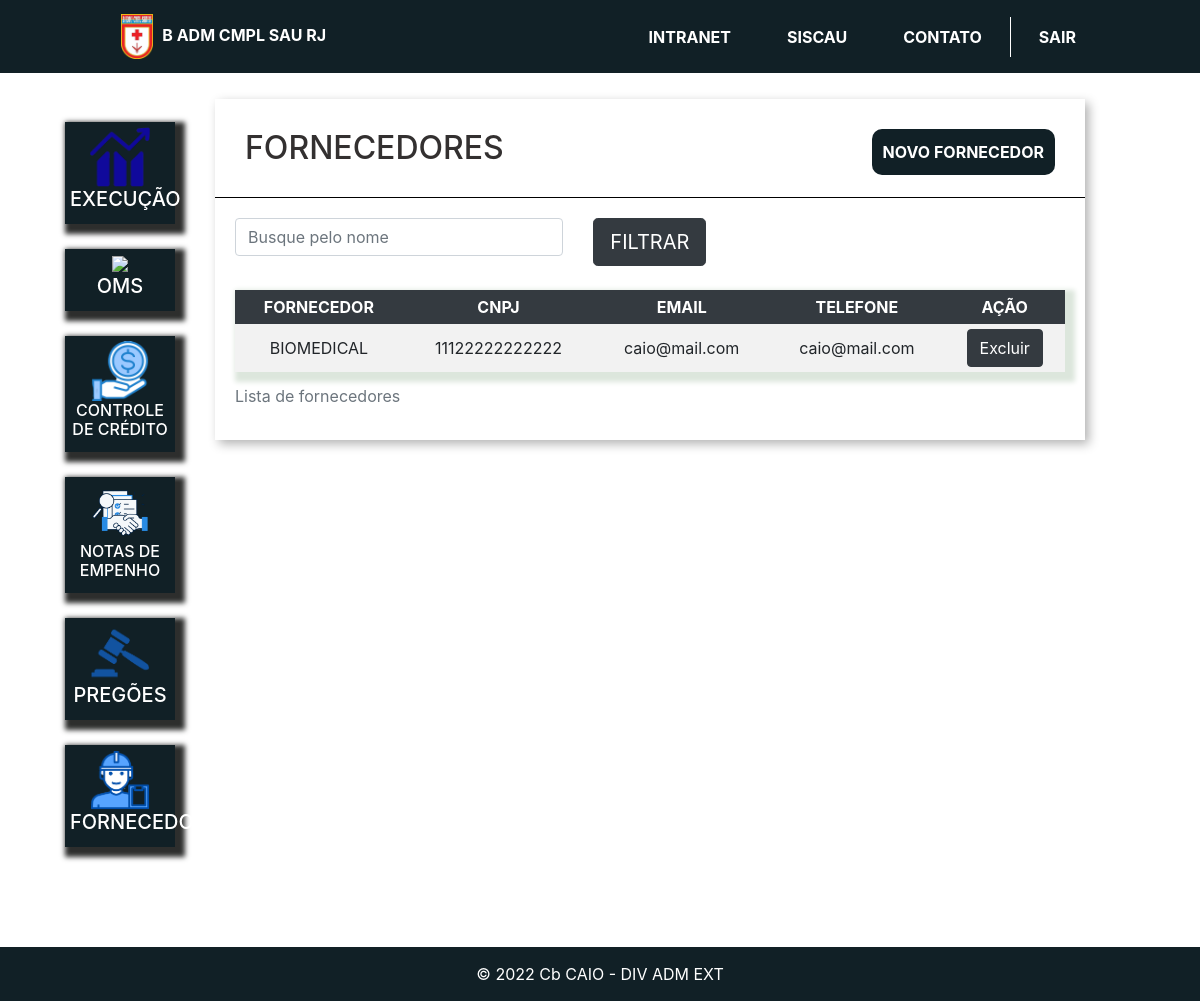
Before: /fornecedores/ (signed in) with the older database file.
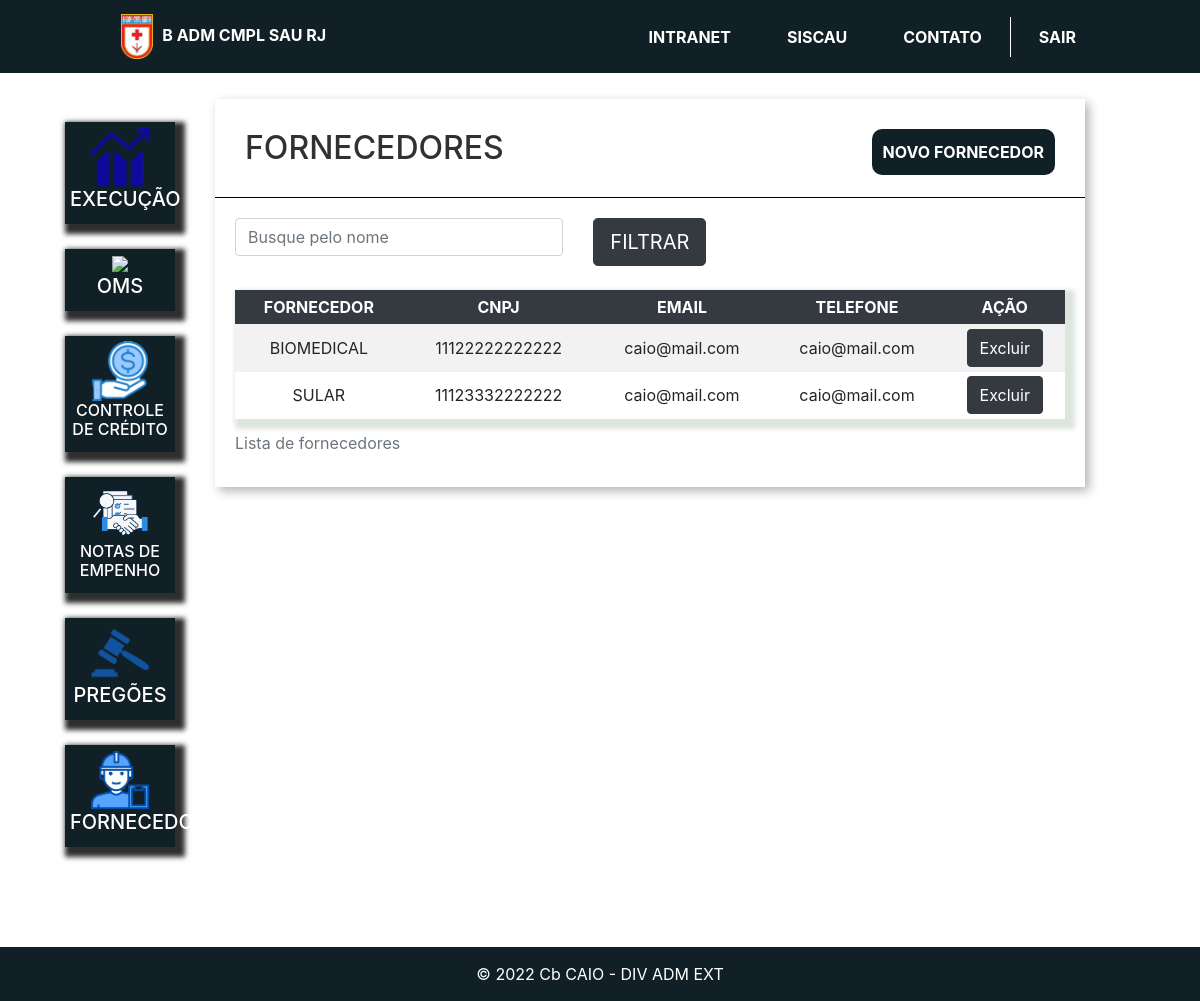
After: the same page with the newer database file.
### plataforma/models.py (models this page shows, shortened)
class Fornecedor(models.Model):
    nome = models.CharField(max_length=30)
    cnpj = models.CharField(max_length=14)
    telefone = models.CharField(max_length=15)
    email = models.EmailField()

### plataforma/views.py (the view)
# urls.py: path('fornecedores/', views.fornecedores, name='fornecedores'),
@login_required(login_url='/auth/logar/')
def fornecedores(request):
    fornecedores = Fornecedor.objects.all()
    nome = request.GET.get('nome')
    if nome:
        fornecedores = fornecedores.filter(nome__contains=nome)
    return render(request, 'fornecedores.html', {'fornecedores': fornecedores})

### plataforma/templates/fornecedores.html (shortened to what this page needs)
{% extends 'base_plataforma.html' %}
{% load static %}
{% block 'plataforma' %}
    <div class="wrapper">
        <div class="box">
            <div class="header-box">
                <h2 class="titulo">FORNECEDORES</h2>
                <button type="button" class="btn btn-conteudo bg-fundo" data-toggle="modal" data-target="#modal">
                    NOVO FORNECEDOR
                </button>
            </div>
            <div class="borda-box"></div>
            <div class="body-box">
                <form action='{% url "fornecedores"%}' method='GET'> {% csrf_token %}
                <div class="row">
                        <div class="col-md-5">
                            <input type="text" placeholder="Busque pelo nome" class="form-control" name="nome">
                        </div>
                    <div class="col-md-3">
                        <input type="submit" value="FILTRAR" class="btn btn-lg btn-dark ">
                    </div>
                </div>
                </form>
                <br>
                <table class="tabela table-striped table-hover table-sm" cellpadding="20">
                    <caption>Lista de fornecedores</caption>
                    <thead class='table-dark th-table'>
                        <th>FORNECEDOR</th>
                        <th>CNPJ</th>
                        <th>EMAIL</th>
                        <th>TELEFONE</th>
                        <th>AÇÃO</th>
                </thead>
                 <tbody class='tb-table'>
                        {% for fornecedor in fornecedores %}
                           <tr>
                            <td > {{fornecedor.nome}}</td>
                            <td>{{fornecedor.cnpj}}</td>
                            <td>
                                {{fornecedor.email}}
                            </td>
                            <td>
                                {{fornecedor.telefone}}
                            </td>
                            <td>
                                <a href="{% url 'deletar_fornecedor' fornecedor.id%}" class="btn btn-dark ">Excluir</a>
                            </td>
                        </tr>
                             {% endfor %}
                        </tbody>
                </table>
            </div>
        </div>
    </div>
        </div>
{% endblock%}

Changed rows visible on the page:
added Fornecedor: nome "SULAR", cnpj "11123332222222", email "caio@mail.com", telefone "caio@mail.com"
